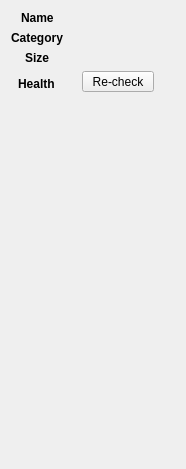
          <widget class="QWidget" name="scrollAreaWidgetContents">
           <property name="geometry">
            <rect>
             <x>0</x>
             <y>0</y>
             <width>186</width>
             <height>469</height>
            </rect>
           </property>
           <layout class="QFormLayout" name="formLayout">
            <property name="labelAlignment">
             <set>Qt::AlignCenter</set>
            </property>
            <property name="formAlignment">
             <set>Qt::AlignLeading|Qt::AlignLeft|Qt::AlignTop</set>
            </property>
            <item row="0" column="0">
             <widget class="QLabel" name="label">
              <property name="styleSheet">
               <string notr="true">font-weight: bold;</string>
              </property>
              <property name="text">
               <string>Name</string>
              </property>
             </widget>
            </item>
            <item row="0" column="1">
             <widget class="QLabel" name="torrent_detail_name_label">
              <property name="text">
               <string/>
              </property>
              <property name="wordWrap">
               <bool>true</bool>
              </property>
             </widget>
            </item>
            <item row="1" column="0">
             <widget class="QLabel" name="label_3">
              <property name="styleSheet">
               <string notr="true">font-weight: bold;</string>
              </property>
              <property name="text">
               <string>Category</string>
              </property>
             </widget>
            </item>
            <item row="2" column="0">
             <widget class="QLabel" name="label_4">
              <property name="styleSheet">
               <string notr="true">font-weight: bold;</string>
              </property>
              <property name="text">
               <string>Size</string>
              </property>
             </widget>
            </item>
            <item row="1" column="1">
             <widget class="QLabel" name="torrent_detail_category_label">
              <property name="text">
               <string/>
              </property>
             </widget>
            </item>
            <item row="2" column="1">
             <widget class="QLabel" name="torrent_detail_size_label">
              <property name="text">
               <string/>
              </property>
             </widget>
            </item>
            <item row="3" column="0">
             <widget class="QLabel" name="label_2">
              <property name="styleSheet">
               <string notr="true">font-weight: bold; margin-top:5px</string>
              </property>
              <property name="text">
               <string>Health</string>
              </property>
             </widget>
            </item>
            <item row="3" column="1">
             <layout class="QFormLayout" name="health_layout">
              <property name="labelAlignment">
               <set>Qt::AlignCenter</set>
              </property>
              <property name="formAlignment">
               <set>Qt::AlignLeading|Qt::AlignLeft|Qt::AlignTop</set>
              </property>
              <item row="0" column="0">
               <widget class="QLabel" name="torrent_detail_health_label">
                <property name="text">
                 <string/>
                </property>
               </widget>
              </item>
              <item row="0" column="1">
               <widget class="EllipseButton" name="check_health_button">
                <property name="cursor">
                 <cursorShape>PointingHandCursor</cursorShape>
                </property>
                <property name="styleSheet">
                 <string notr="true">
                        EllipseButton{
                         border: 1px solid #b5b5b5;
                         border-radius: 4px;
                         color: white
                        }
                        EllipseButton::hover{
                         color: #333;
                         background-color:#c5c5c5;
                        }
                     </string>
                </property>
                <property name="text">
                 <string> Re-check </string>
                </property>
               </widget>
              </item>
             </layout>
            </item>
           </layout>
          </widget>
